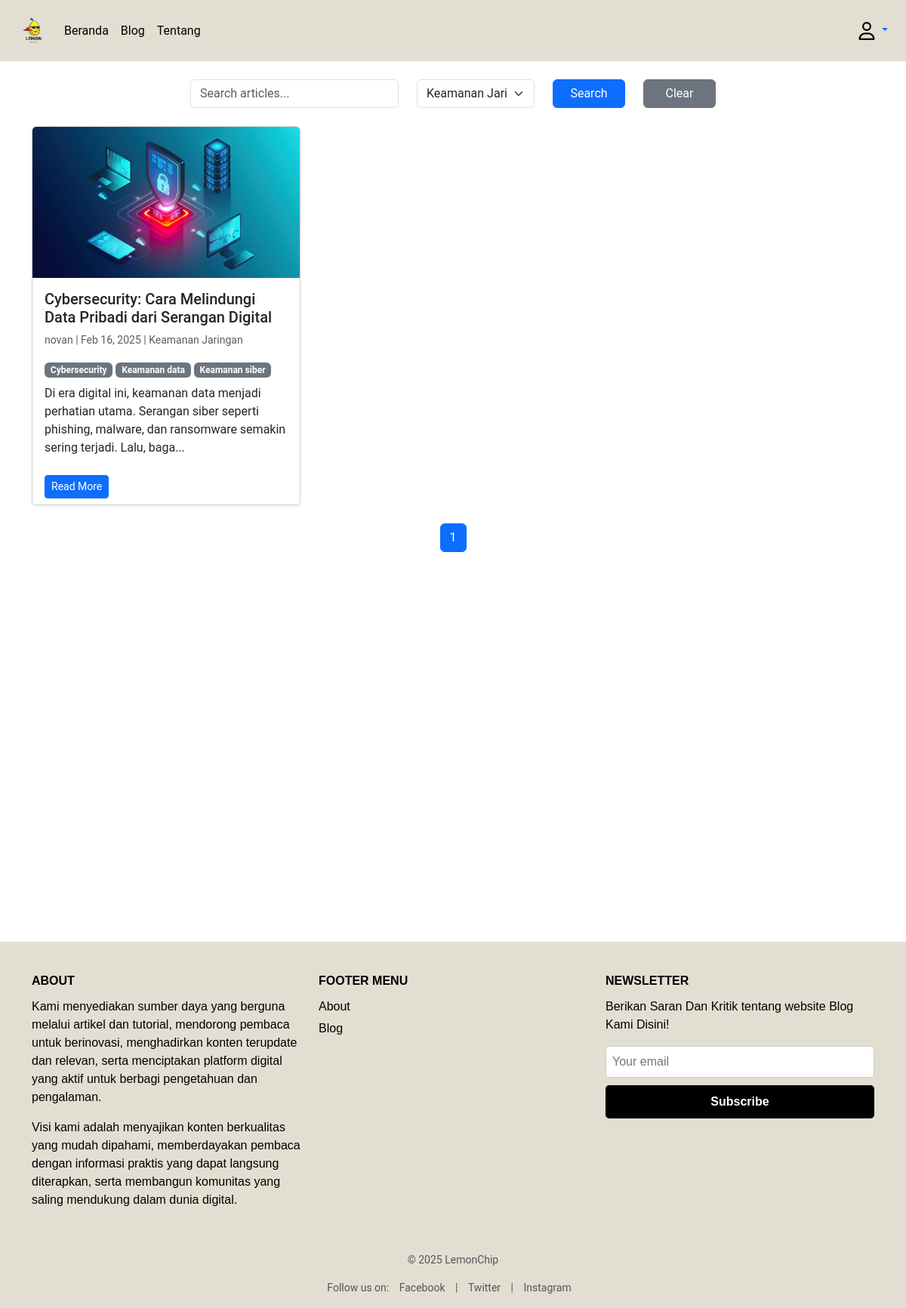
The page /blog.php?category=2 (signed in) on the database its author committed.
### tables this page shows
CREATE TABLE `artikel` (
  `id` int NOT NULL,
  `judul` varchar(100) NOT NULL,
  `tanggal` datetime NOT NULL,
  `isi` mediumtext NOT NULL,
  `gambar` varchar(50) NOT NULL,
  `UserId` int DEFAULT NULL,
  `status` varchar(20) NOT NULL,
  `category_id` int DEFAULT NULL,
  `keywords` varchar(255) DEFAULT NULL,
  `is_hidden` tinyint(1) DEFAULT '0'
);

CREATE TABLE `user` (
  `UserId` int NOT NULL,
  `nama` varchar(100) NOT NULL,
  `email` varchar(255) NOT NULL,
  `password` varchar(255) NOT NULL,
  `role` varchar(10) NOT NULL
);

CREATE TABLE `categories` (
  `id` int NOT NULL,
  `name` varchar(50) NOT NULL
);

### functions.php (called while the page is built, shortened)
<?php
function generateCSRFToken()
{
  return $_SESSION['csrf_token'];
}
?>

### blog.php (the view, shortened to what this page needs)
<?php
require 'functions.php';
$page = isset($_GET['page']) ? filter_var($_GET['page'], FILTER_VALIDATE_INT, ['options' => ['min_range' => 1]]) : 1;
$category = isset($_GET['category']) ? filter_var($_GET['category'], FILTER_VALIDATE_INT) : null;
$search = isset($_GET['search']) ? sanitizeInput($_GET['search']) : '';
$search = substr($search, 0, 100);
$perPage = 5;
try {
    $countSql = "SELECT COUNT(*) as total
                FROM artikel
                LEFT JOIN categories ON artikel.category_id = categories.id
                LEFT JOIN user ON artikel.UserId = user.UserId
                WHERE artikel.status = 'Dipublish' AND artikel.is_hidden = 0";
    $params = [];
    $types = "";
    if ($category) {
        $countSql .= " AND artikel.category_id = ?";
        $params[] = $category;
        $types .= "i";
    }
    $stmt = $conn->prepare($countSql);
    if (!empty($params)) {
        $stmt->bind_param($types, ...$params);
    }
    $stmt->execute();
    $total_result = $stmt->get_result();
    $total_row = $total_result->fetch_assoc();
    $total_articles = $total_row['total'];
    $total_pages = ceil($total_articles / $perPage);
    $page = max(1, min($page, max(1, $total_pages)));
    $sql = "SELECT artikel.*, categories.name as category_name, user.nama as author_name
            FROM artikel
            LEFT JOIN categories ON artikel.category_id = categories.id
            LEFT JOIN user ON artikel.UserId = user.UserId
            WHERE artikel.status = 'Dipublish' AND artikel.is_hidden = 0";
    if ($category) {
        $sql .= " AND artikel.category_id = ?";
    }
    $sql .= " ORDER BY artikel.tanggal DESC LIMIT ?, ?";
    $offset = ($page - 1) * $perPage;
    $params[] = $offset;
    $params[] = $perPage;
    $types .= "ii";
    $stmt = $conn->prepare($sql);
    $stmt->bind_param($types, ...$params);
    $stmt->execute();
    $articles_result = $stmt->get_result();
    $articles = [];
    while ($row = $articles_result->fetch_assoc()) {
        $articles[] = $row;
    }
    $stmt = $conn->prepare("SELECT * FROM categories ORDER BY name ASC");
    $stmt->execute();
    $categories_result = $stmt->get_result();
    $categories = [];
    while ($row = $categories_result->fetch_assoc()) {
        $categories[] = $row;
    }
} catch (Exception $e) {
    $error_message = "An error occurred: " . $e->getMessage();
    $articles = [];
    $categories = [];
}
?>
<?php require("views/partials/header.php") ?>
<div class="container mt-4">
    <div class="container">
        <div class="row mb-4 justify-content-center">
            <div class="col-md-8">
                <form action="" method="GET" class="d-flex gap-2 justify-content-center">
                    <div class="row justify-content-center" style="width: 100%;">
                        <div class="col-md-5 mb-2 mb-md-0">
                            <input type="text" name="search" class="form-control" placeholder="Search articles..."
                                value="<?= htmlspecialchars($search ?? '') ?>" maxlength="100">
                        </div>
                        <div class="col-md-3 mb-2 mb-md-0">
                            <select name="category" class="form-select">
                                <?php foreach ($categories as $cat): ?>
                                <option value="<?= $cat['id'] ?>" <?= ($category == $cat['id']) ? 'selected' : '' ?>>
                                    <?= htmlspecialchars($cat['name']) ?>
                                </option>
                                <?php endforeach; ?>
                            </select>
                        </div>
                        <div class="col-md-2 mb-2 mb-md-0">
                            <button type="submit" class="btn btn-primary w-100">
                                <i class="bi bi-search"></i> Search
                            </button>
                        </div>
                        <?php if ($search || $category): ?>
                        <div class="col-md-2">
                            <a href="blog.php" class="btn btn-secondary w-100">
                                <i class="bi bi-x-circle"></i> Clear
                            </a>
                        </div>
                        <?php endif; ?>
                    </div>
                </form>
            </div>
        </div>
    </div>
    <div class="row">
        <?php if (count($articles) > 0): ?>
        <?php foreach ($articles as $article): ?>
        <div class="col-md-4 mb-4">
            <div class="card h-100 shadow-sm">
                <img src="img/<?= htmlspecialchars($article['gambar']) ?>" class="card-img-top"
                    alt="<?= htmlspecialchars($article['judul']) ?>" style="height: 200px; object-fit: cover;">
                <div class="card-body">
                    <h5 class="card-title">
                        <?= htmlspecialchars($article['judul']) ?>
                    </h5>
                    <p class="card-text text-muted small">
                        <?= htmlspecialchars($article['author_name']) ?> |
                        <?= date('M d, Y', strtotime($article['tanggal'])) ?> |
                        <?= htmlspecialchars($article['category_name'] ?? 'Uncategorized') ?>
                    </p>
                    <?php if (!empty($article['keywords'])): ?>
                    <div class="mb-2">
                        <?php foreach (explode(',', $article['keywords']) as $keyword): ?>
                        <span class="badge bg-secondary">
                            <?= htmlspecialchars(trim($keyword)) ?>
                        </span>
                        <?php endforeach; ?>
                    </div>
                    <?php endif; ?>
                    <p class="card-text">
                        <?= htmlspecialchars(substr($article['isi'], 0, 150)) ?>...
                    </p>
                </div>
                <div class="card-footer bg-white border-top-0">
                    <a href="detail.php?id=<?= $article['id'] ?>" class="btn btn-primary btn-sm">
                        Read More <i class="bi bi-arrow-right"></i>
                    </a>
                </div>
            </div>
        </div>
        <?php endforeach; ?>
        <?php endif; ?>
    </div>
    <?php if ($total_pages > 0): ?>
    <nav>
        <ul class="pagination justify-content-center">
            <?php for ($i = 1; $i <= $total_pages; $i++): ?>
            <li class="page-item <?= ($i == $page) ? 'active' : '' ?>">
                <a class="page-link"
                    href="?page=<?= $i ?>&category=<?= $category ?>&search=<?= urlencode($search) ?>&csrf_token=<?= generateCSRFToken() ?>"><?= $i ?></a>
            </li>
            <?php endfor; ?>
        </ul>
    </nav>
    <?php endif; ?>
</div>
<?php require("views/partials/footer.php") ?>

### views/partials/header.php (style rules this page uses)
body { font-family: 'Roboto', sans-serif; min-height: 100vh; display: flex; flex-direction: column; }
.container { flex: 1; }

### rows shown on the page
artikel: gambar (picture), judul "Cybersecurity: Cara Melindungi Data Pribadi dari Serangan Digital", UserId.nama "novan", tanggal "Feb 16, 2025", category.name "Keamanan Jaringan", keywords "Cybersecurity", keywords "Keamanan data", keywords "Keamanan siber", isi "Di era digital ini, keamanan data menjadi perhatian utama. Serangan siber seperti phishing, malware, dan ransomware semakin sering terjadi. Lalu, baga"

### other values the page prints
form field category "Keamanan Jaringan"
